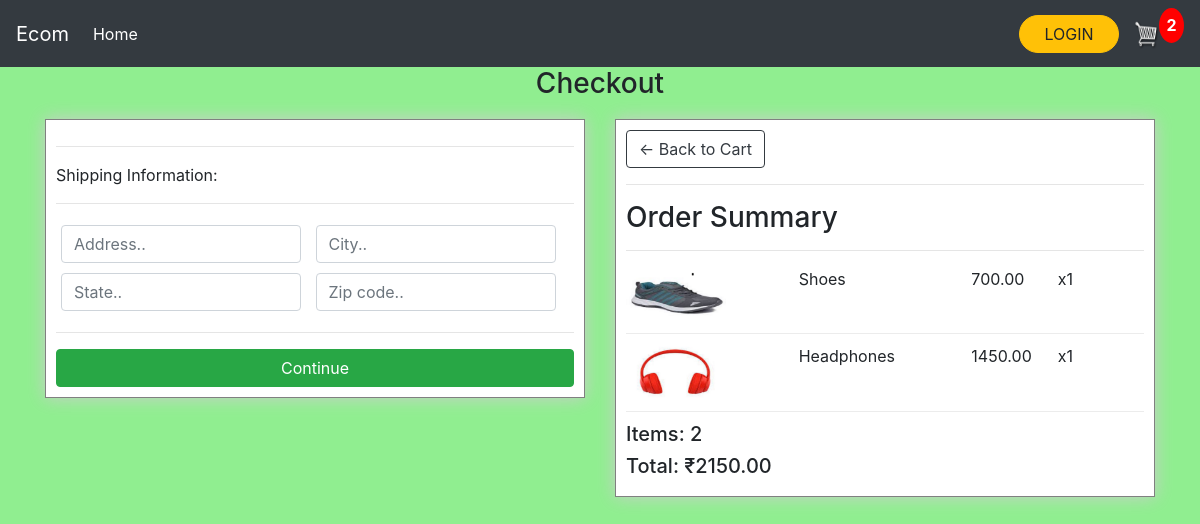
The page /checkout/ (signed in) on the database its author committed.
### website/models.py (models this page shows, shortened)
class OrderItem(models.Model):
    product = models.ForeignKey(Product,on_delete=models.SET_NULL,blank=True,null=True)
    order = models.ForeignKey(Order,on_delete=models.SET_NULL,null=True,blank=True)
    quantity = models.IntegerField(default=0, blank=True, null=True)
    date_ordered = models.DateTimeField(auto_now_add=True)
    def __str__(self):
       return str(self.product)
    @property
    def get_item_total(self):
        return self.product.price * self.quantity

class Product(models.Model):
    name = models.CharField(max_length=300)
    price = models.FloatField()
    digital = models.BooleanField(default=False,null=False)
    image = models.ImageField(null=True,blank=True)
    def __str__(self):
        return str(self.name)
    def imageURL(self):
        try:
            url = self.image.url
        except:
            url = ''
        return url

class Order(models.Model):
    customer = models.ForeignKey(Customer,on_delete=models.SET_NULL,null=True,blank=True)
    date_ordered = models.DateTimeField(auto_now_add=True)
    complete = models.BooleanField(default=False,null=True,blank=True)
    transaction_id = models.CharField(max_length=150,null=True,blank=True)
    @property
    def shipping(self):
        shipping = False
        items = self.orderitem_set.all()
        for item in items:
            print(item)
            if item.product.digital == False:
                shipping = True
        return shipping
    @property
    def get_cart_total(self):
        orderitems = self.orderitem_set.all()
        total = sum([item.get_item_total for item in orderitems])
        return total
    @property
    def get_cart_items(self):
        orderitems = self.orderitem_set.all()
        total = sum([item.quantity for item in orderitems])
        return total

### website/views.py (the view)
# urls.py: path('checkout/', views.checkout_view, name="checkout"),
def checkout_view(request):
    data = getCartData(request,"checkout_view")
    items = data['items']
    order = data['order']
    cartItems = data['cartItems']
    context = {'items': items, 'order': order, 'cartItems': cartItems}
    return render(request,"checkout.html",context)

### website/utils.py (called while the page is built)
def getCartData(request, viewname):
    if request.user.is_authenticated:
        customer = request.user.customer
        if viewname == "store_view":
            try:
                order = Order.objects.get(customer=customer, complete=False)
                items = order.orderitem_set.all()
                cartItems = order.get_cart_items
            except ObjectDoesNotExist:
                order = []
                items = []
                cartItems = 0
        else:
             order, created = Order.objects.get_or_create(customer=customer, complete=False)
             items = order.orderitem_set.all()
             cartItems = order.get_cart_items
    else:
        data = getCookieData(request)
        items = data['items']
        order = data['order']
        cartItems = data['cartItems']
    return {'items': items, 'order': order, 'cartItems': cartItems}

### website/templates/checkout.html (shortened to what this page needs)
{% extends 'main.html' %}
{% load static %}
{%block content %}
    <Center><h3>Checkout</h3></Center>
<div class="row">
	<div class="col-lg-6">
		<div class="box-element" id="form-wrapper">
            <form id="form">
                <div id="shipping-info">
                    <hr>
                    <p>Shipping Information:</p>
                    <hr>
                    <div class="form-field">
                        <input class="form-control" type="text" name="address" placeholder="Address..">
                    </div>
                    <div class="form-field">
                        <input class="form-control" type="text" name="city" placeholder="City..">
                    </div>
                    <div class="form-field">
                        <input class="form-control" type="text" name="state" placeholder="State..">
                    </div>
                    <div class="form-field">
                        <input class="form-control" type="text" name="zipcode" placeholder="Zip code..">
                    </div>
                </div>
                <hr>
                <input id="form-button" class="btn btn-success btn-block" type="submit" value="Continue">
            </form>
		</div>
        <br>
	</div>
	<div class="col-lg-6">
		<div class="box-element">
            <a  class="btn btn-outline-dark" href="{% url 'cart' %}">&#x2190; Back to Cart</a>
            <hr>
            <h3>Order Summary</h3>
            <hr>
            {% for item in items %}
            <div class="cart-row">
                <div style="flex:2"><img class="row-image" src="{{item.product.imageURL}}"></div>
                <div style="flex:2"><p>{{item.product.name}}</p></div>
                <div style="flex:1"><p>{{item.product.price|floatformat:2}}</p></div>
                <div style="flex:1"><p>x{{item.quantity}}</p></div>
            </div>
            {% endfor %}
            <h5>Items:   {{order.get_cart_items}}</h5>
            <h5>Total:   ₹{{order.get_cart_total|floatformat:2}}</h5>
        </div>
	</div>
</div>
{% endblock %}

### website/static/CSS/main.css (style rules this page uses)
body { background-color: lightgreen; }
.box-element { border: 1px solid grey; border_radius: 15px; padding: 10px; background-color: #fff; box-shadow: hsl(0,0%,80%) 0 0 16px; }
.cart-row { display: flex; align-items: flex-stretch; padding-bottom: 10px; margin-bottom: 10px; border-bottom: 1px solid #ececec; }
.row-image { width:100px; }
.col-lg-4, .col-lg-6, .col-lg-8, .col-lg-12 { margin-top: 10px; }
.form-field { width:250px; display: inline-block; padding: 5px; }

### rows shown on the page
OrderItem: product.imageURL (picture), product.name "Shoes", product.price "700.00", quantity "1"
OrderItem: product.imageURL (picture), product.name "Headphones", product.price "1450.00", quantity "1"
Order: get_cart_items "2", get_cart_total "2150.00"

### other values the page prints
{{ cartItems }} "2"
